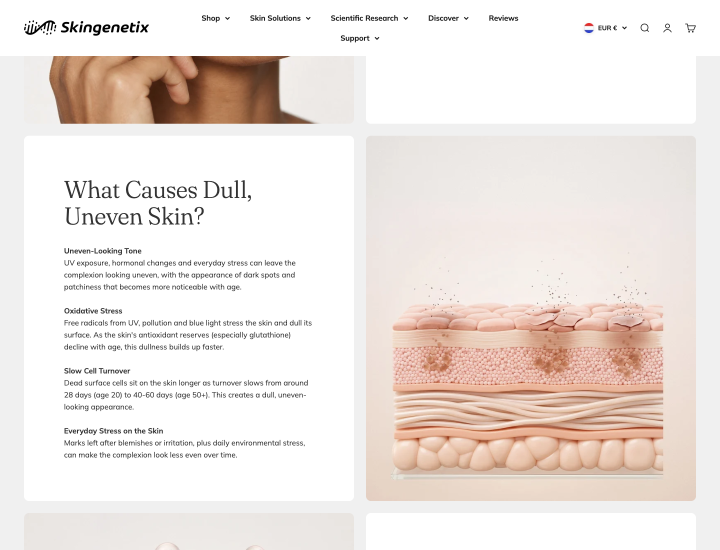
#> input picture bg-3d-live.png, 1440 x 1100 px, given in place of product_tight.png, which was not available (shown at 1/2 size)
$ python normalise-product-refs.py
#> lines starting #> are read from the running program, lines starting #| are printed output that depends on the picture; pictures that were not available may be replaced by others from this repository, and a replacement may not be noted
#!/usr/bin/env python3
"""Put all nine product references in ONE frame at TRUE RELATIVE SCALE.

    python3 scripts/normalise-product-refs.py [--apply] [--sheet]

WHY
Malcolm, 2026-09-14, on the brightening-duo output: the Glutathione bottles held a milky liquid,
the Copper Peptide cream read pale instead of navy, and "the bottle size next to the cream pot
size is important". The colour faults were a dead code path (`substance_block` was never called
- fixed in bundle_set_spec.py). The SIZE fault is here, and it has two halves:

  1. EVERY REFERENCE WAS AT ITS OWN ARBITRARY SCALE. The cream jar fills 84% of its frame width
     while a serum bottle fills about a third of its own, so an engine handed both is being shown
     a huge jar beside a small bottle. Wording cannot beat that; the picture outranks it.
  2. THE BOTTLES DISAGREED WITH EACH OTHER. "some are too tall and too thin" - Malcolm. Acetyl is
     a photograph, not a render, and an earlier height-only fit left it at aspect 0.385 against
     the render's 0.414, which reads as a visibly skinnier bottle.

THE MASTER IS GLUTATHIONE, because Malcolm named Copper and Glutathione as the two correct
renders and rejected Matrixyl's. Its bottle was hand-read off a 50px grid at 2048: x 742..1279,
y 356..1654 - so 537 x 1298, aspect 0.414.

RATIOS ARE MEASURED, NOT DESCRIBED, off the two frames Malcolm named correct (Z441, Z466):
bottle height / jar height 1.76 and 1.89. Jar aspect comes from each jar's own reference,
measured reliably because a dark jar on white is the one detection case that works here.

A RESIDUAL IS ACCEPTED KNOWINGLY. Malcolm also measured jar/bottle WIDTH at 1.77-1.81. With the
true aspects (bottle 0.414, jar ~1.17) the height ratio and the width ratio cannot both hold -
honouring height gives a width ratio near 1.6. Height is anchored because that is what he asked
for and vertical extents are the easier read; his width figures came from rendered frames that
may already carry the fault. Do not "fix" this by stretching a jar.

ACETYL IS STRETCHED 7% HORIZONTALLY to reach 0.414. It is the only product with no isolated
render (its own still carries the superseded ARGIRELINE artwork), so its aspect cannot be
corrected any other way. A 7% stretch on a cylinder is invisible; leaving it is not, which is
how Malcolm spotted it.

ADDITIVE: writes product_tight_norm.png beside each original, never overwriting. Reverts by
deleting nine files. bundle_set_spec.ref_files() prefers _norm when present.

Author: Claude Code, 2026-09-14.
"""
import argparse, json, sys
from pathlib import Path
import numpy as np
from PIL import Image

ROOT = Path(__file__).resolve().parent.parent
REFS = ROOT / "assets" / "images" / "_refs-2026-08-19"
DRIVE = Path("/Users/malcolmsmith/Library/CloudStorage/GoogleDrive-msmithnl@gmail.com/"
             "My Drive/Skingenetix/Images/Products")
CANVAS, BASELINE = 1024, 827          # every product stands on this line
BOTTLE_H = 649                        # Glutathione's bottle height, scaled 2048 -> 1024
BOTTLE_ASPECT = 537 / 1298            # 0.414, the master
HEIGHT_RATIO = 1.82                   # bottle height / jar height, mean of Z441 and Z466
JAR_H = round(BOTTLE_H / HEIGHT_RATIO)

#: Hand-read off a 50px grid at 2048. The four renders are NOT identical - Glutathione's base
#: sits 84px lower than Matrixyl's - so they cannot share one box.
SERUM_RENDERS = {
    "glutathione-brightening-serum": ("Glutahione Brightening Serum/Glutathione Radient Glow Serum.png",
                                      (742, 356, 1279, 1654)),
    "copper-peptide-repair-serum":   ("Copper Peptide Repair Serum/Copper Peptide Repair Serum.png",
                                      (742, 356, 1279, 1654)),   # same camera as Glutathione
    # BASE CORRECTED 2026-09-14. These read 1570 and cut ~80px off the bottom of the glass -
    # Malcolm: "the Matrixyl and pdrn bottle bottoms are cut off. The whole bottle is not in
    # view." Re-read off a 25px grid over the base region: all three bottles end at ~1654, so
    # the base was never the difference between these renders and Glutathione's. The TOP is:
    # these start at 326 against Glutathione's 356, and that extra 30px IS the exposed glass
    # neck Malcolm wants gone. A neck cannot be cropped out of the middle of a bottle, so it
    # stays until corrected renders exist.
    "matrixyl-3000-pro-collagen-serum": ("Matrixyl 3000 Pro Collagen Serum/Matrixyl Pro Collagen Serum.png",
                                         (740, 326, 1286, 1654)),
    "pdrn-skin-repair-serum":        ("PDRN Skin Repair Serum/PDRN Skin Repair Serum.png",
                                      (740, 326, 1286, 1654)),
}
ACETYL = ("acetyl-hexapeptide-8-serum", (353, 121, 669, 941))

#: Acetyl's collar in ITS source, and the region of Glutathione's used to match it. Malcolm:
#: "the acetyl top silver color should be the same as the glutathione and copper peptide
#: serums." Measured rather than eyeballed - Glutathione's collar is mean 184 / sd 63, Acetyl's
#: is mean 206 / sd 33, so Acetyl is both LIGHTER and much FLATTER, missing the brushed grain.
#: A linear match (gain 1.914, offset -209) reproduces both. Feathered at the edges so the
#: corrected patch does not leave a visible rectangle, and applied to the SOURCE before scaling.
ACETYL_COLLAR = (430, 300, 595, 455)
GLUT_COLLAR_SRC = (820, 620, 1200, 840)


def match_collar(acetyl_im, glut_im):
    """Bring Acetyl's photographed collar to the renders' tone and contrast."""
    import numpy as np
    a = np.asarray(acetyl_im).astype(float)
    g = np.asarray(glut_im).astype(float)[GLUT_COLLAR_SRC[1]:GLUT_COLLAR_SRC[3],
                                          GLUT_COLLAR_SRC[0]:GLUT_COLLAR_SRC[2]]
    x0, y0, x1, y1 = ACETYL_COLLAR
    patch = a[y0:y1, x0:x1]
    gain = g.std() / patch.std()
    off = g.mean() - patch.mean() * gain
    fixed = np.clip(patch * gain + off, 0, 255)
    # feather: 1 in the middle, falling to 0 over 12px at each edge, so no hard seam
    h, w = patch.shape[:2]
    fy = np.clip(np.minimum(np.arange(h), h - 1 - np.arange(h)) / 12.0, 0, 1)
    fx = np.clip(np.minimum(np.arange(w), w - 1 - np.arange(w)) / 12.0, 0, 1)
    m = (fy[:, None] * fx[None, :])[:, :, None]
    a[y0:y1, x0:x1] = patch * (1 - m) + fixed * m
    return Image.fromarray(np.clip(a, 0, 255).astype("uint8")), gain, off
CREAMS = ["copper-peptide-day-repair-cream", "copper-peptide-night-repair-cream",
          "matrixyl-3000-pro-collagen-cream", "pdrn-collagen-repair-cream"]


def flatten(p):
    im = Image.open(p)
#> im is the input picture: PIL image 1440x1100 RGB; mean R, G, B 238.1, 229.5, 224.8
    if im.mode in ("RGBA", "LA"):
        im = Image.alpha_composite(Image.new("RGBA", im.size, (255, 255, 255, 255)),
                                   im.convert("RGBA"))
    return im.convert("RGB")


def jar_box(im, tol=60):
    """A dark jar on white is the ONE detection case that is reliable here."""
    a = np.asarray(im).astype(int)
    bg = np.median(np.concatenate([a[:8].reshape(-1, 3), a[-8:].reshape(-1, 3)]), axis=0)
    ys, xs = np.where(np.abs(a - bg).sum(2) > tol)
    return int(xs.min()), int(ys.min()), int(xs.max()), int(ys.max())


#: The PDRN serum's glass reads salmon, not pink. Malcolm, 2026-09-15: "the liquid inside is a
#: TRANSPARENT pink color ... And the pink color of the liquid is pink - not salmon." Measured on
#: the reference glass: hue 358.3deg at saturation 0.204 - that is a desaturated RED, which is
#: exactly what reads as dusty salmon. A true pink sits near 336-340deg, so the correction is a
#: hue rotation, not a repaint.
#:
#: It targets LOW-SATURATION pixels only (the glass wash sits near 0.20; the label's rose accent
#: type is far more saturated), so the printed accent colour is left exactly as designed. Nothing
#: neutral moves either - the collar, the white pipette and the black type have almost no
#: saturation to rotate.
#:
#: WHAT THIS CANNOT DO: make the liquid look SEE-THROUGH. Transparency is read from seeing the
#: fill level and the back of the bottle through the liquid, and that information is not in the
#: picture to recover. The brief now asserts it (substance_block carries the new wording); the
#: real fix is the corrected PDRN render already needed for the neck.
#: A DELTA, not a target. The first attempt SNAPPED warm pixels to hue 337 and capped the effect
#: at saturation 0.30 to protect the label's accent type. That banded badly: the glass core sits
#: ABOVE 0.30, so it stayed at 358 while everything around it moved, leaving a hard-edged salmon
#: stripe down the bottle. Caught by looking at the render, not by the code failing.
#:
#: Rotating every warm pixel by the SAME amount cannot band, because it preserves the relationships
#: inside the region. The accent type rotates with the glass, which is right rather than merely
#: tolerable - it is the same rose ink, and the product's identity is pink.
PINK_DELTA = -21.0 / 360.0     # 358.3 measured -> ~337, a true pink
PINK_SAT_GAIN = 1.30


def repink(im):
    """Rotate the salmon-leaning glass to a true pink. Returns (image, pixels changed)."""
    import numpy as np
    a = np.asarray(im).astype(float) / 255.0
    r, g, b = a[..., 0], a[..., 1], a[..., 2]
    mx, mn = a.max(2), a.min(2)
    v = mx
    s = np.where(mx > 0, (mx - mn) / np.maximum(mx, 1e-6), 0)
    d = np.maximum(mx - mn, 1e-6)
    h = np.select([mx == r, mx == g, mx == b],
                  [((g - b) / d) % 6, ((b - r) / d) + 2, ((r - g) / d) + 4], default=0) / 6.0
    m = ((h > 320 / 360.0) | (h < 25 / 360.0)) & (s > 0.03)
    h2 = np.where(m, (h + PINK_DELTA) % 1.0, h)
    s2 = np.where(m, np.clip(s * PINK_SAT_GAIN, 0, 1), s)
    # vectorised HSV->RGB, so no per-pixel python and no banding from rounding
    i = np.floor(h2 * 6).astype(int) % 6
    f = h2 * 6 - np.floor(h2 * 6)
    p_ = v * (1 - s2); q = v * (1 - f * s2); tt = v * (1 - (1 - f) * s2)
    out = np.choose(i[..., None],
                    [np.stack([v, tt, p_], -1), np.stack([q, v, p_], -1), np.stack([p_, v, tt], -1),
                     np.stack([p_, q, v], -1), np.stack([tt, p_, v], -1), np.stack([v, p_, q], -1)])
    return Image.fromarray(np.clip(out * 255, 0, 255).astype("uint8")), int(m.sum())


def place(src, box, target_h, ground, force_aspect=None):
#> called with box = (353, 121, 669, 941), target_h = 649, ground = (255, 255, 255), force_aspect = 0.414
    x0, y0, x1, y1 = box
    sub = src.crop(box)
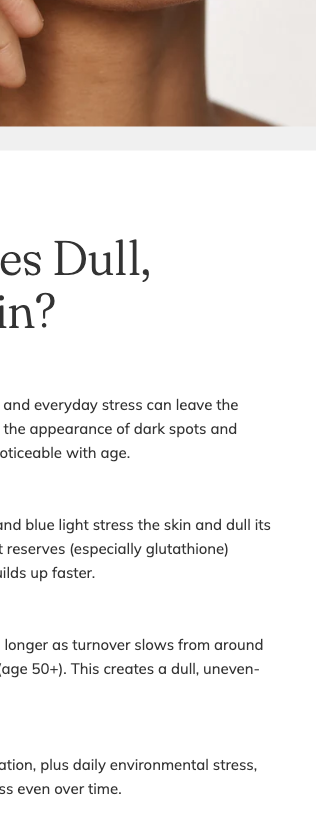
#> sub: PIL image 316x820 RGB; mean R, G, B 235.1, 229.8, 226.6
    h = target_h
    w = round(h * (force_aspect if force_aspect else (x1 - x0) / (y1 - y0)))
    sub = sub.resize((w, h), Image.LANCZOS)
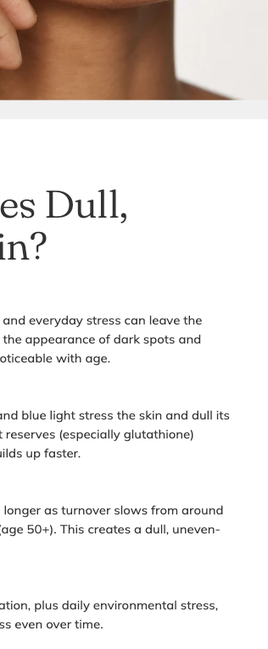
#> sub: PIL image 268x649 RGB; mean R, G, B 234.8, 229.5, 226.2
    out = Image.new("RGB", (CANVAS, CANVAS), ground)
#> out: PIL image 1024x1024 RGB; every value is 255
    out.paste(sub, (CANVAS // 2 - w // 2, BASELINE - h))
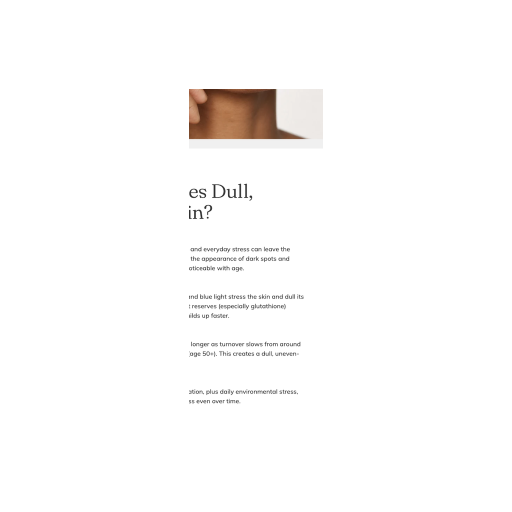
#> out: PIL image 1024x1024 RGB (shown at 1/2 size); mean R, G, B 251.6, 250.8, 250.2
    return out, w


def main():
    ap = argparse.ArgumentParser()
    ap.add_argument("--apply", action="store_true")
    a = ap.parse_args()
    rows = []

    for slug, (rel, box) in SERUM_RENDERS.items():
        src = DRIVE / rel
        if not src.exists():
            print(f"  SKIP {slug}: {src} missing"); continue
        im = flatten(src)
        if slug == "pdrn-skin-repair-serum":
            im, n = repink(im)
            print(f"  pdrn glass re-pinked: {n:,} px rotated to hue 337deg")
        out, w = place(im, box, BOTTLE_H, im.getpixel((4, 4)))
        rows.append((slug, out, f"bottle {w}x{BOTTLE_H}  aspect {w/BOTTLE_H:.3f}"))

    slug, box = ACETYL
    im = flatten(REFS / slug / "product_tight.png")
    gsrc = DRIVE / SERUM_RENDERS["glutathione-brightening-serum"][0]
    if gsrc.exists():
        im, _gain, _off = match_collar(im, flatten(gsrc))
        print(f"  acetyl collar matched to glutathione: gain {_gain:.3f} offset {_off:+.1f}")
    out, w = place(im, box, BOTTLE_H, im.getpixel((4, 4)), force_aspect=BOTTLE_ASPECT)
#> w = 268
    nat = (box[2] - box[0]) / (box[3] - box[1])
    rows.append((slug, out, f"bottle {w}x{BOTTLE_H}  aspect {w/BOTTLE_H:.3f}  "
                            f"(stretched from {nat:.3f}, +{100*(BOTTLE_ASPECT/nat-1):.0f}%)"))

    for slug in CREAMS:
        im = flatten(REFS / slug / "product_tight.png")
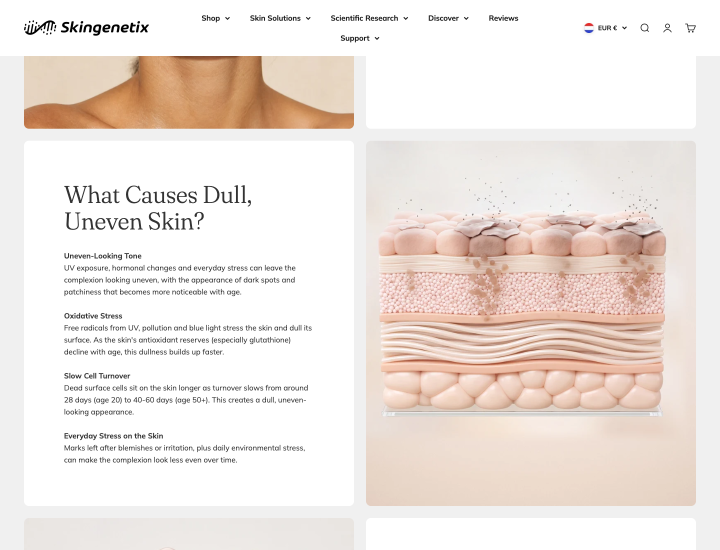
#> input picture bg-centred-live.png, 1440 x 1100 px, given in place of product_tight.png, which was not available (shown at 1/2 size)
#> in flatten, im is the input picture: PIL image 1440x1100 RGB; mean R, G, B 239.1, 230, 224.5
        box = jar_box(im)
#> in jar_box, `bg = np.median(np.concatenate([a[:8].reshape(-1, 3), a[-8:].reshape(-1..`: bg = [255, 255, 255]
#> box = (48, 30, 1391, 1099)
        out, w = place(im, box, JAR_H, im.getpixel((4, 4)))
#> call 2 of place, with box = (48, 30, 1391, 1099), target_h = 357, ground = (255, 255, 255)
#> in place (call 2), `x0, y0, x1, y1 = box`: x0 = 48; y0 = 30; x1 = 1391; y1 = 1099
#> in place (call 2), `sub = src.crop(box)`:
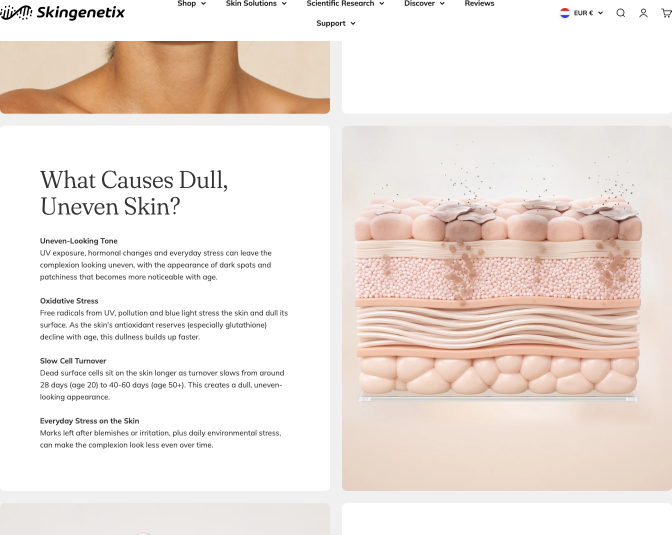
#> sub: PIL image 1343x1069 RGB (shown at 1/2 size); mean R, G, B 238.5, 228.5, 222.3
#> in place (call 2), `w = round(h * (force_aspect if force_aspect else (x1 - x0) / (y1 - y0)))`: w = 449
#> in place (call 2), `sub = sub.resize((w, h), Image.LANCZOS)`:
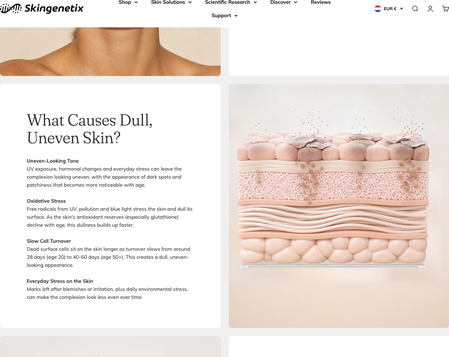
#> sub: PIL image 449x357 RGB; mean R, G, B 238.3, 228.2, 222.1
#> in place (call 2), `out.paste(sub, (CANVAS // 2 - w // 2, BASELINE - h))`:
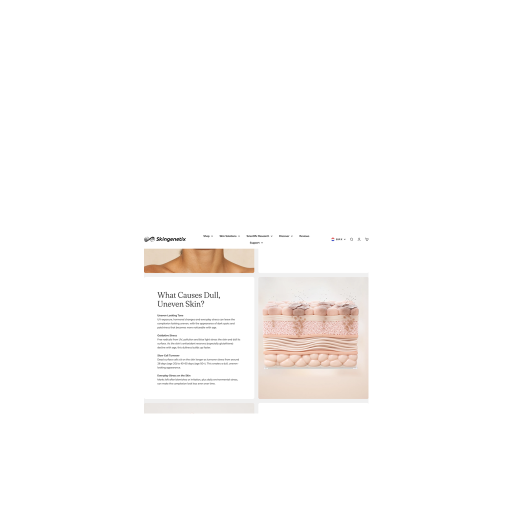
#> out: PIL image 1024x1024 RGB (shown at 1/2 size); mean R, G, B 252.4, 250.9, 250
#> w = 449
        rows.append((slug, out, f"jar    {w}x{JAR_H}  aspect {w/JAR_H:.3f}"))

    print(f"shared frame: canvas {CANVAS}, baseline y={BASELINE}, "
          f"bottle h={BOTTLE_H}, jar h={JAR_H} (ratio {HEIGHT_RATIO})\n")
    for slug, out, note in rows:
        print(f"  {'wrote' if a.apply else 'would write'}  {slug:<36} {note}")
        if a.apply:
            out.save(REFS / slug / "product_tight_norm.png")
    if not a.apply:
        print("\nDRY RUN - pass --apply to write")
    return 0


if __name__ == "__main__":
#> (the run stopped early here; a loop or call above may not have finished)
